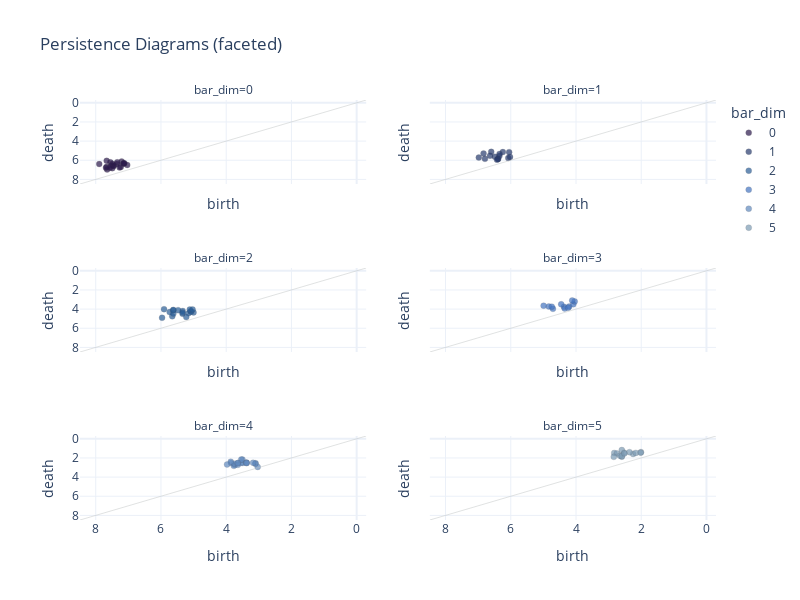

The cell this chart's notebook holds for it:
### Markdown cell above
## Persistence diagram (faceted)

Alternatively, we can follow the small multiples concept and create many persistence diagram subplots -- one for each dimension. The `plot_pd_faceted` function works similar to the `plot_pd` function, except there is an optional argument `col_wrap` that controls the number of columns.

Consider modifying the size of the plot after generation as shown below.

### Code cell
# fig = plot_pd_faceted(bar_df, axis_range, col_wrap = 3)

# Keeping the axis_range the same as above.
fig = plot_pd_faceted(bar_df, [max_filtration + buffer, min_filtration - buffer])

fig.update_layout(height = 600,
                  width = 800)


fig.show()

### Figure 1 — Plotly figure (JSON) as saved in the notebook; plotly's stock layout.template omitted (floating-point values rounded to 4 significant figures)
{"data": [{"customdata": [[[31, 45, 55, 20]], [[49, 16, 26, 43]], [[75, 14, 5, 72]], [[41, 98, 93, 29]], [[76, 43, 85, 5]], [[75, 76, 18, 91]], [[27, 49, 34, 50]], [[85, 76, 96, 22]], [[57, 25, 48, 20]], [[80, 55, 75, 35]], [[69, 55, 47, 31]], [[37, 19, 67, 90]], [[21, 12, 59, 8]], [[57, 95, 41, 26]], [[7, 28, 6, 68]], [[20, 75, 81, 48]], [[66, 24, 65, 47]], [[2, 40, 38, 41]], [[3, 18, 33, 73]], [[38, 66, 77, 26]], [[22, 71, 62, 97]]], "hovertemplate": "bar_dim=0<br>bar_birth=%{x}<br>bar_death=%{y}<br>rep=%{customdata[0]}<extra></extra>", "legendgroup": "0", "marker": {"color": "rgb(44, 26, 76)", "line": {"color": "#3f4142", "width": 0.2}, "opacity": 0.7, "symbol": "circle"}, "mode": "markers", "name": "0", "orientation": "v", "showlegend": true, "type": "scatter", "x": [7.143, 7.553, 7.893, 7.65, 7.355, 7.664, 7.232, 7.207, 7.688, 7.34, 7.517, 7.452, 7.664, 7.492, 7.452, 7.034, 7.492, 7.143, 7.269, 7.125, 7.564], "xaxis": "x5", "y": [6.34, 6.212, 6.404, 6.978, 6.397, 6.688, 6.711, 6.123, 6.793, 6.212, 6.538, 6.562, 6.063, 6.376, 6.608, 6.5, 6.834, 6.341, 6.766, 6.305, 6.793], "yaxis": "y5"}, {"customdata": [[[178, 192, 187, 249]], [[208, 214, 141, 133]], [[215, 114, 158, 156]], [[185, 164, 220, 141]], [[160, 228, 183, 139]], [[172, 203, 143, 137]], [[111, 160, 185, 100]], [[116, 197, 112, 144]], [[205, 101, 149, 182]], [[179, 210, 107, 123]], [[213, 227, 194, 112]], [[182, 115, 217, 108]], [[162, 179, 115, 242]], [[116, 188, 204, 165]], [[190, 209, 139, 212]]], "hovertemplate": "bar_dim=1<br>bar_birth=%{x}<br>bar_death=%{y}<br>rep=%{customdata[0]}<extra></extra>", "legendgroup": "1", "marker": {"color": "rgb(40, 59, 110)", "line": {"color": "#3f4142", "width": 0.2}, "opacity": 0.7, "symbol": "circle"}, "mode": "markers", "name": "1", "orientation": "v", "showlegend": true, "type": "scatter", "x": [6.792, 6.599, 6.487, 6.394, 6.243, 6.387, 6.05, 6.834, 6.421, 6.348, 6.636, 6.077, 6.981, 6.022, 6.345], "xaxis": "x6", "y": [5.858, 5.125, 5.632, 5.866, 5.146, 5.866, 5.155, 5.289, 5.946, 5.545, 5.529, 5.769, 5.727, 5.654, 5.338], "yaxis": "y6"}, {"customdata": [[[341, 313, 257, 324]], [[280, 272, 304, 292]], [[255, 358, 269, 338]], [[297, 321, 270, 279]], [[342, 314, 289, 308]], [[333, 250, 351, 344]], [[356, 353, 336, 352]], [[257, 260, 345, 250]], [[312, 311, 306, 267]], [[343, 320, 306, 300]], [[260, 327, 267, 358]], [[319, 303, 308, 273]], [[254, 271, 260, 282]], [[339, 305, 321, 319]], [[287, 253, 324, 251]], [[345, 250, 282, 325]], [[287, 352, 269, 252]], [[342, 286, 299, 352]]], "hovertemplate": "bar_dim=2<br>bar_birth=%{x}<br>bar_death=%{y}<br>rep=%{customdata[0]}<extra></extra>", "legendgroup": "2", "marker": {"color": "rgb(42, 94, 151)", "line": {"color": "#3f4142", "width": 0.2}, "opacity": 0.7, "symbol": "circle"}, "mode": "markers", "name": "2", "orientation": "v", "showlegend": true, "type": "scatter", "x": [5.654, 5.734, 5.623, 5.155, 5.001, 5.619, 5.335, 5.338, 5.966, 5.092, 5.224, 5.075, 5.116, 5.906, 5.338, 5.475, 5.623, 5.031], "xaxis": "x3", "y": [4.756, 4.315, 4.117, 4.422, 4.347, 4.469, 4.194, 4.49, 4.908, 4.228, 4.833, 4.269, 4.044, 4.01, 4.366, 4.11, 4.083, 4.036], "yaxis": "y3"}, {"customdata": [[[417, 434, 382, 398]], [[430, 399, 360, 392]], [[423, 379, 395, 408]], [[415, 423, 389, 410]], [[413, 425, 416, 391]], [[426, 434, 376, 382]], [[362, 372, 420, 371]], [[446, 365, 428, 448]], [[362, 390, 415, 429]], [[441, 369, 360, 397]], [[386, 432, 389, 428]], [[440, 419, 433, 431]]], "hovertemplate": "bar_dim=3<br>bar_birth=%{x}<br>bar_death=%{y}<br>rep=%{customdata[0]}<extra></extra>", "legendgroup": "3", "marker": {"color": "rgb(68, 117, 193)", "line": {"color": "#3f4142", "width": 0.2}, "opacity": 0.7, "symbol": "circle"}, "mode": "markers", "name": "3", "orientation": "v", "showlegend": true, "type": "scatter", "x": [4.209, 4.993, 4.833, 4.369, 4.083, 4.707, 4.347, 4.24, 4.04, 4.742, 4.117, 4.454], "xaxis": "x4", "y": [3.738, 3.646, 3.717, 3.767, 3.502, 3.973, 3.939, 3.852, 3.198, 3.75, 3.098, 3.494], "yaxis": "y4"}, {"customdata": [[[479, 486, 472, 465]], [[472, 450, 452, 462]], [[473, 454, 451, 456]], [[480, 450, 460, 466]], [[457, 461, 482, 465]], [[489, 461, 480, 456]], [[480, 478, 472, 464]], [[459, 473, 460, 480]], [[472, 481, 479, 487]], [[481, 469, 476, 486]], [[465, 471, 469, 457]], [[476, 483, 464, 456]], [[466, 453, 461, 484]], [[479, 478, 487, 463]], [[474, 465, 486, 455]], [[488, 484, 462, 473]], [[480, 484, 457, 489]], [[478, 481, 453, 466]], [[470, 455, 485, 451]], [[465, 452, 471, 477]]], "hovertemplate": "bar_dim=4<br>bar_birth=%{x}<br>bar_death=%{y}<br>rep=%{customdata[0]}<extra></extra>", "legendgroup": "4", "marker": {"color": "rgb(96, 137, 190)", "line": {"color": "#3f4142", "width": 0.2}, "opacity": 0.7, "symbol": "circle"}, "mode": "markers", "name": "4", "orientation": "v", "showlegend": true, "type": "scatter", "x": [3.738, 3.098, 3.494, 3.767, 3.376, 3.641, 3.852, 3.035, 3.539, 3.75, 3.502, 3.641, 3.861, 3.108, 3.539, 3.376, 3.646, 3.973, 3.175, 3.376], "xaxis": "x", "y": [2.744, 2.553, 2.524, 2.828, 2.482, 2.534, 2.517, 2.938, 2.505, 2.596, 2.166, 2.718, 2.393, 2.616, 2.168, 2.534, 2.535, 2.685, 2.505, 2.524], "yaxis": "y"}, {"customdata": [[[497, 515, 506, 507]], [[519, 516, 497, 493]], [[491, 517, 504, 495]], [[497, 507, 501, 509]], [[500, 507, 519, 493]], [[490, 491, 497, 493]], [[501, 516, 518, 517]], [[499, 490, 504, 512]], [[504, 502, 517, 516]], [[511, 495, 496, 515]], [[507, 498, 515, 500]], [[494, 508, 503, 500]], [[514, 495, 505, 493]], [[508, 491, 511, 497]]], "hovertemplate": "bar_dim=5<br>bar_birth=%{x}<br>bar_death=%{y}<br>rep=%{customdata[0]}<extra></extra>", "legendgroup": "5", "marker": {"color": "rgb(125, 156, 181)", "line": {"color": "#3f4142", "width": 0.2}, "opacity": 0.7, "symbol": "circle"}, "mode": "markers", "name": "5", "orientation": "v", "showlegend": true, "type": "scatter", "x": [2.828, 2.007, 2.249, 2.596, 2.524, 2.596, 2.744, 2.168, 2.359, 2.84, 2.652, 2.596, 2.019, 2.517], "xaxis": "x2", "y": [1.481, 1.392, 1.579, 1.868, 1.446, 1.179, 1.525, 1.471, 1.392, 1.885, 1.76, 1.804, 1.446, 1.525], "yaxis": "y2"}, {"line": {"color": "rgba(187, 190, 191, .9)", "width": 0.5}, "mode": "lines", "showlegend": false, "type": "scatter", "x": [8.483, -0.2924], "xaxis": "x", "y": [8.483, -0.2924], "yaxis": "y"}, {"line": {"color": "rgba(187, 190, 191, .9)", "width": 0.5}, "mode": "lines", "showlegend": false, "type": "scatter", "x": [8.483, -0.2924], "xaxis": "x2", "y": [8.483, -0.2924], "yaxis": "y2"}, {"line": {"color": "rgba(187, 190, 191, .9)", "width": 0.5}, "mode": "lines", "showlegend": false, "type": "scatter", "x": [8.483, -0.2924], "xaxis": "x3", "y": [8.483, -0.2924], "yaxis": "y3"}, {"line": {"color": "rgba(187, 190, 191, .9)", "width": 0.5}, "mode": "lines", "showlegend": false, "type": "scatter", "x": [8.483, -0.2924], "xaxis": "x4", "y": [8.483, -0.2924], "yaxis": "y4"}, {"line": {"color": "rgba(187, 190, 191, .9)", "width": 0.5}, "mode": "lines", "showlegend": false, "type": "scatter", "x": [8.483, -0.2924], "xaxis": "x5", "y": [8.483, -0.2924], "yaxis": "y5"}, {"line": {"color": "rgba(187, 190, 191, .9)", "width": 0.5}, "mode": "lines", "showlegend": false, "type": "scatter", "x": [8.483, -0.2924], "xaxis": "x6", "y": [8.483, -0.2924], "yaxis": "y6"}], "layout": {"annotations": [{"font": {}, "showarrow": false, "text": "bar_dim=4", "x": 0.225, "xanchor": "center", "xref": "paper", "y": 0.2, "yanchor": "bottom", "yref": "paper"}, {"font": {}, "showarrow": false, "text": "bar_dim=5", "x": 0.775, "xanchor": "center", "xref": "paper", "y": 0.2, "yanchor": "bottom", "yref": "paper"}, {"font": {}, "showarrow": false, "text": "bar_dim=2", "x": 0.225, "xanchor": "center", "xref": "paper", "y": 0.6, "yanchor": "bottom", "yref": "paper"}, {"font": {}, "showarrow": false, "text": "bar_dim=3", "x": 0.775, "xanchor": "center", "xref": "paper", "y": 0.6, "yanchor": "bottom", "yref": "paper"}, {"font": {}, "showarrow": false, "text": "bar_dim=0", "x": 0.225, "xanchor": "center", "xref": "paper", "y": 1, "yanchor": "bottom", "yref": "paper"}, {"font": {}, "showarrow": false, "text": "bar_dim=1", "x": 0.775, "xanchor": "center", "xref": "paper", "y": 1, "yanchor": "bottom", "yref": "paper"}], "height": 600, "legend": {"title": {"text": "bar_dim"}, "tracegroupgap": 0}, "title": {"text": "Persistence Diagrams (faceted)"}, "width": 800, "xaxis": {"anchor": "y", "constrain": "domain", "domain": [0, 0.45], "range": [8.483, -0.2924], "title": {"text": "birth"}}, "xaxis2": {"anchor": "y2", "constrain": "domain", "domain": [0.55, 1], "matches": "x", "range": [8.483, -0.2924], "title": {"text": "birth"}}, "xaxis3": {"anchor": "y3", "constrain": "domain", "domain": [0, 0.45], "matches": "x", "range": [8.483, -0.2924], "showticklabels": false, "title": {"text": "birth"}}, "xaxis4": {"anchor": "y4", "constrain": "domain", "domain": [0.55, 1], "matches": "x", "range": [8.483, -0.2924], "showticklabels": false, "title": {"text": "birth"}}, "xaxis5": {"anchor": "y5", "constrain": "domain", "domain": [0, 0.45], "matches": "x", "range": [8.483, -0.2924], "showticklabels": false, "title": {"text": "birth"}}, "xaxis6": {"anchor": "y6", "constrain": "domain", "domain": [0.55, 1], "matches": "x", "range": [8.483, -0.2924], "showticklabels": false, "title": {"text": "birth"}}, "yaxis": {"anchor": "x", "domain": [0, 0.2], "range": [8.483, -0.2924], "scaleratio": 1, "title": {"text": "death"}}, "yaxis2": {"anchor": "x2", "domain": [0, 0.2], "matches": "y", "range": [8.483, -0.2924], "scaleratio": 1, "showticklabels": false, "title": {"text": "death"}}, "yaxis3": {"anchor": "x3", "domain": [0.4, 0.6], "matches": "y", "range": [8.483, -0.2924], "scaleratio": 1, "title": {"text": "death"}}, "yaxis4": {"anchor": "x4", "domain": [0.4, 0.6], "matches": "y", "range": [8.483, -0.2924], "scaleratio": 1, "showticklabels": false, "title": {"text": "death"}}, "yaxis5": {"anchor": "x5", "domain": [0.8, 1], "matches": "y", "range": [8.483, -0.2924], "scaleratio": 1, "title": {"text": "death"}}, "yaxis6": {"anchor": "x6", "domain": [0.8, 1], "matches": "y", "range": [8.483, -0.2924], "scaleratio": 1, "showticklabels": false, "title": {"text": "death"}}}}
